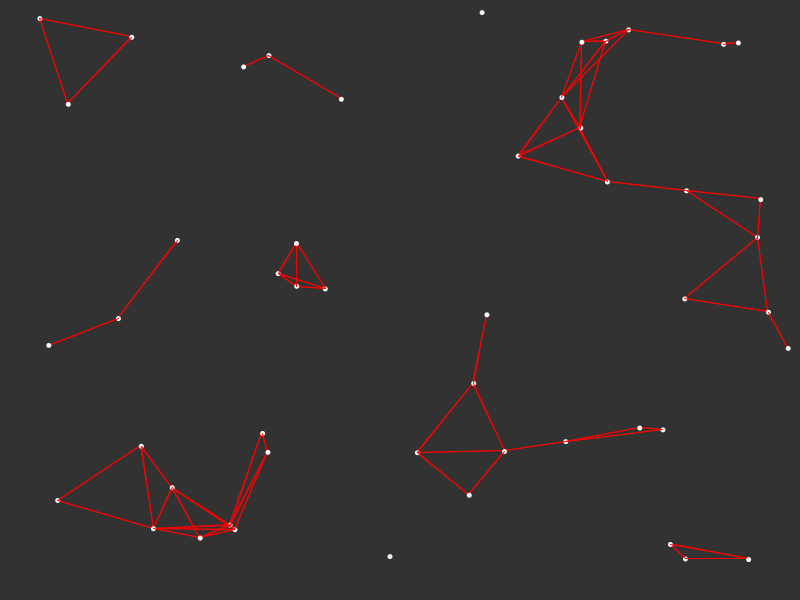
Frame 1 (no input)
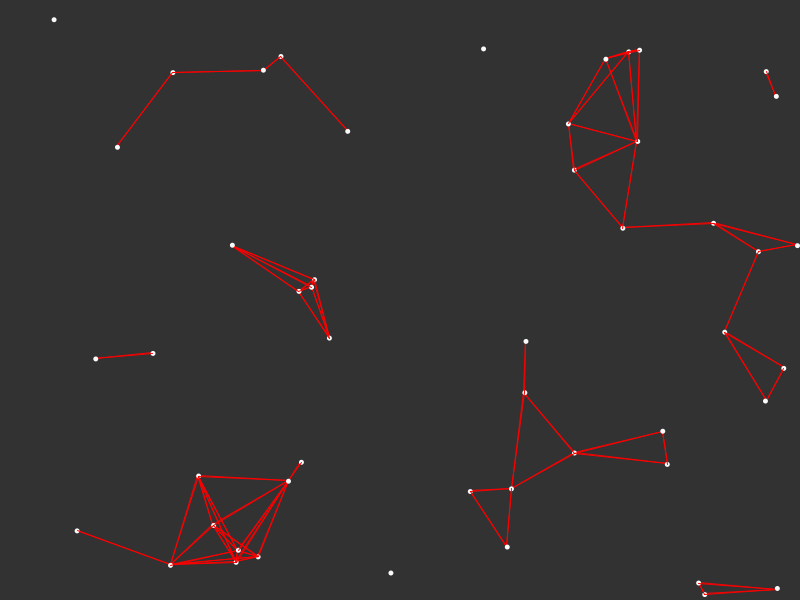
Frame 60 (the mouse pressed at the canvas centre just before this capture)
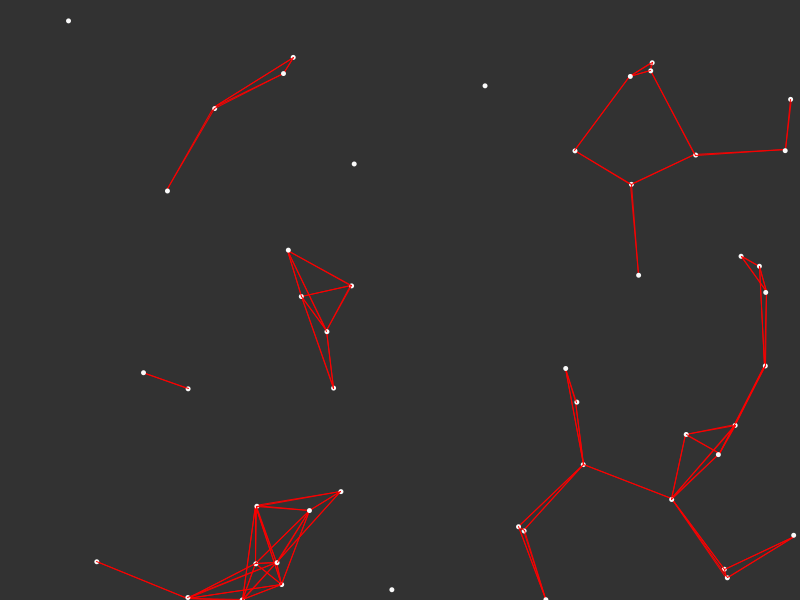
Frame 120 (the mouse held since frame 60 and released just before this capture)

The Processing sketch that drew these frames (run headless with seeded random() and noise(); from frame 60 on, the mouse is pressed at the canvas centre):

// Processing sketch: Constellation
// ── Constellation.pde
Agent[] agents;
int nbAgents = 50;

void setup() {
  size(800, 600);
  background(50);
  agents = new Agent[nbAgents];
  for (int i = 0; i < nbAgents; i++) {
    agents[i] = new Agent(random(width), random(height), random(1), random(1));
  }
}

void draw() {
  background(50);
  for (int i = 0; i < nbAgents; i++) {
    for (int j = 0; j < nbAgents; j++) {
      float distance = dist(agents[i].posX, agents[i].posY, agents[j].posX, agents[j].posY);
      if (distance < 100) {
        stroke(250, 0, 0);
        line(agents[i].posX, agents[i].posY, agents[j].posX, agents[j].posY);
      }
      //if (distance > 799) {
      //  stroke(250, 10);
      //  line(agents[i].posX, agents[i].posY, agents[j].posX, agents[j].posY);
      //}
    }
    agents[i].update();
    agents[i].display();
  }
}
// ── Agent.pde
class Agent {
  float posX;
  float posY;
  float velX;
  float velY;

  Agent(float aPosX, float aPosY, float aVelX, float aVelY) {
    posX = aPosX;
    posY = aPosY;
    velX = aVelX;
    velY = aVelY;
  }

  void update() {
    posX += velX;
    posY += velY;
    if (posX < 0) { 
      posX = 0;
      velX *= -1;
    }
    if (posX > width) {
      posX = width;
      velX *= -1;
    }
    if (posY < 0) {
       posY = 0;
       velY *= -1;
    }
    if (posY > height) {
       posY = height;
       velY *= -1;
    }
  }

  void display() {
    noStroke();
    fill(250);
    ellipse(posX, posY, 5, 5);
  }
}
